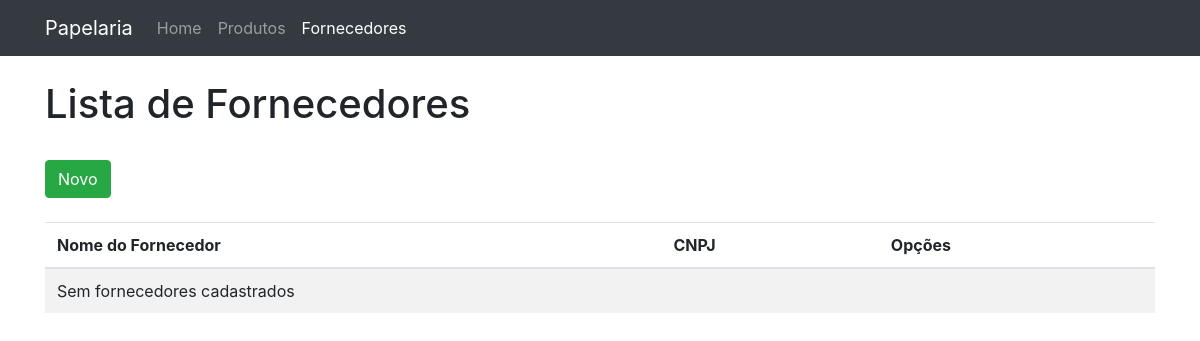
The page /provider on the database as committed earlier.
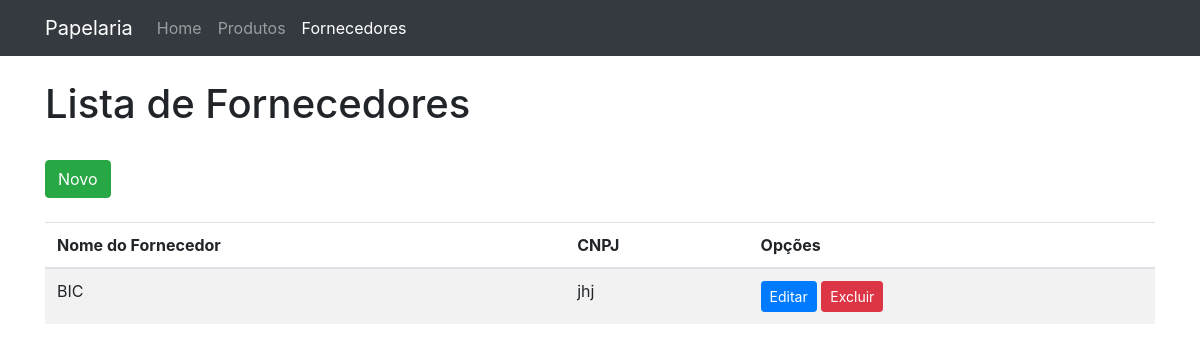
The same page on the database as committed later.
### app/models/provider.py (models this page shows, shortened)
class Provider(db.Model):
    __tablename__ = "provider"
    id              = db.Column(db.Integer,    primary_key=True)
    trading_name    = db.Column(db.String(30), nullable=False)
    company_name    = db.Column(db.String(50), nullable=False)
    document_number = db.Column(db.String(14), nullable=False)
    cnae            = db.Column(db.String(10), nullable=False)
    ie              = db.Column(db.String(10), nullable=False)
    im              = db.Column(db.String(10), nullable=False)
    status          = db.Column(db.String(1),  nullable=True, default='A')
    created_by      = db.Column(db.String(30), nullable=True)
    created_at      = db.Column(db.DateTime,   nullable=True, default=datetime.utcnow)
    updated_by      = db.Column(db.String(30), nullable=True)
    updated_at      = db.Column(db.DateTime,   nullable=True, default=datetime.utcnow)
    address_id      = db.Column(db.Integer, db.ForeignKey('address.id'), nullable=True)
    def __repr__(self):
        return "<Provider %r>" % self.id

### app/controllers/provider.py (the view)
@app.route('/provider', methods=['GET'])
def indexProvider():
    providers = Provider.query.all()
    print(providers)
    return render_template('provider/list.html', providers=providers)

### app/templates/provider/list.html (shortened to what this page needs)
{% extends 'base.html' %}
{% block content %}
    <div class="row">
        <div class="col-md-12">
            <h1>Lista de Fornecedores</h1>
        </div>
    </div>
    <br>
    <div class="row">
        <div class="col-md-12">
            <a href="{{ url_for('createProvider') }}" class="btn btn-success">Novo</a>
        </div>
    </div>
    <br>
    <div class="row">
        <div class="col-md-12">
            <table class="table table-striped">
                <thead>
                    <tr>
                        <th>Nome do Fornecedor</th>
                        <th>CNPJ</th>
                        <th>Opções</th>
                    </tr>
                </thead>
                <tbody>
                    {% if not providers %}
                        <tr>
                            <td colspan="3">Sem fornecedores cadastrados</td>
                        </tr>
                    {% endif %}
                    {% for p in providers: %}
                        <tr>
                            <td>{{ p.trading_name }}</td>
                            <td>{{ p.document_number }}</td>
                            <td>
                                <a class="btn btn-primary btn-sm" href="{{ url_for('updateProvider', id=p.id) }}">Editar</a>
                                <a class="btn btn-danger btn-sm" href="{{ url_for('deleteProvider', id=p.id) }}">Excluir</a>
                            </td>
                        </tr>
                    {% endfor %}
                </tbody>
            </table>
        </div>
    </div>
{% endblock %}

Rows that differ between the two databases and show on the page:
added Provider: trading_name "BIC", document_number "jhj"
Other text that changed with them:
text no longer shown: "Sem fornecedores cadastrados"
